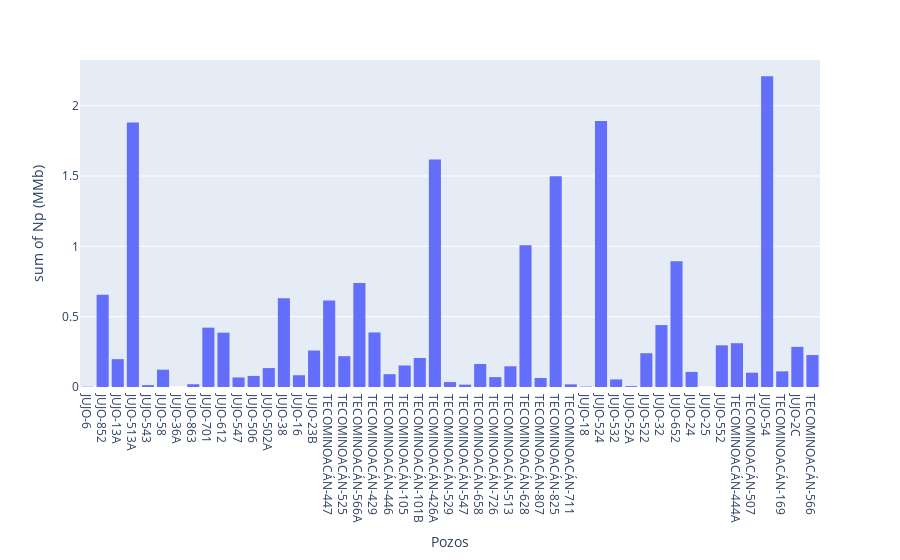

This figure's notebook cell:
### Code cell
fig=plotly_express.histogram(x=pozos,y=acum,labels={'x':'Pozos','y':'Np (MMb)'})
fig.show() #graficamos la producción acumulada por pozo

### Figure 1 — Plotly figure (JSON) as saved in the notebook; plotly's stock layout.template omitted (floating-point values rounded to 4 significant figures)
{"data": [{"alignmentgroup": "True", "bingroup": "x", "histfunc": "sum", "hovertemplate": "Pozos=%{x}<br>sum of Np (MMb)=%{y}<extra></extra>", "legendgroup": "", "marker": {"color": "#636efa", "pattern": {"shape": ""}}, "name": "", "offsetgroup": "", "orientation": "v", "showlegend": false, "type": "histogram", "x": ["JUJO-6", "JUJO-852", "JUJO-13A", "JUJO-513A", "JUJO-543", "JUJO-58", "JUJO-36A", "JUJO-863", "JUJO-701", "JUJO-612", "JUJO-547", "JUJO-506", "JUJO-502A", "JUJO-38", "JUJO-16", "JUJO-23B", "TECOMINOACÁN-447", "TECOMINOACÁN-525", "TECOMINOACÁN-566A", "TECOMINOACÁN-429", "TECOMINOACÁN-446", "TECOMINOACÁN-105", "TECOMINOACÁN-101B", "TECOMINOACÁN-426A", "TECOMINOACÁN-529", "TECOMINOACÁN-547", "TECOMINOACÁN-658", "TECOMINOACÁN-726", "TECOMINOACÁN-513", "TECOMINOACÁN-628", "TECOMINOACÁN-807", "TECOMINOACÁN-825", "TECOMINOACÁN-711", "JUJO-18", "JUJO-524", "JUJO-532", "JUJO-52A", "JUJO-522", "JUJO-32", "JUJO-652", "JUJO-24", "JUJO-25", "JUJO-552", "TECOMINOACÁN-444A", "TECOMINOACÁN-507", "JUJO-54", "TECOMINOACÁN-169", "JUJO-2C", "TECOMINOACÁN-566"], "xaxis": "x", "y": [0.002256, 0.6566, 0.198, 1.879, 0.01324, 0.1231, 0.000376, 0.01975, 0.4217, 0.3862, 0.0678, 0.07868, 0.1346, 0.6318, 0.08367, 0.2594, 0.6156, 0.2191, 0.7395, 0.3878, 0.09097, 0.1529, 0.2064, 1.618, 0.03505, 0.01676, 0.1633, 0.07019, 0.1472, 1.008, 0.06381, 1.498, 0.01898, 0.003246, 1.89, 0.05386, 0.006216, 0.2401, 0.4401, 0.8934, 0.1072, 0.0002506, 0.2961, 0.3112, 0.1018, 2.208, 0.1112, 0.2852, 0.2273], "yaxis": "y"}], "layout": {"barmode": "relative", "legend": {"tracegroupgap": 0}, "margin": {"t": 60}, "xaxis": {"anchor": "y", "domain": [0, 1], "title": {"text": "Pozos"}}, "yaxis": {"anchor": "x", "domain": [0, 1], "title": {"text": "sum of Np (MMb)"}}}}
